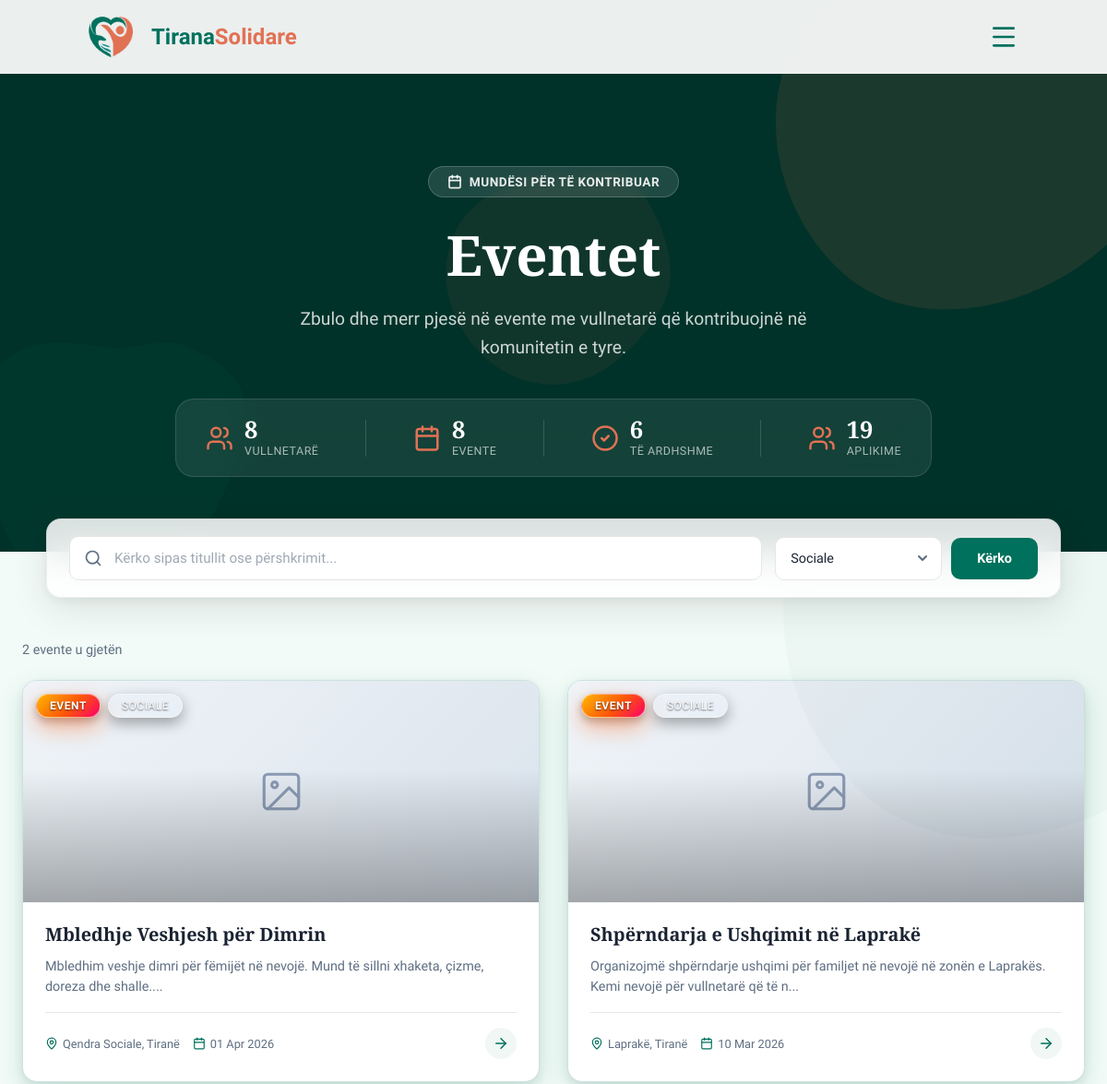
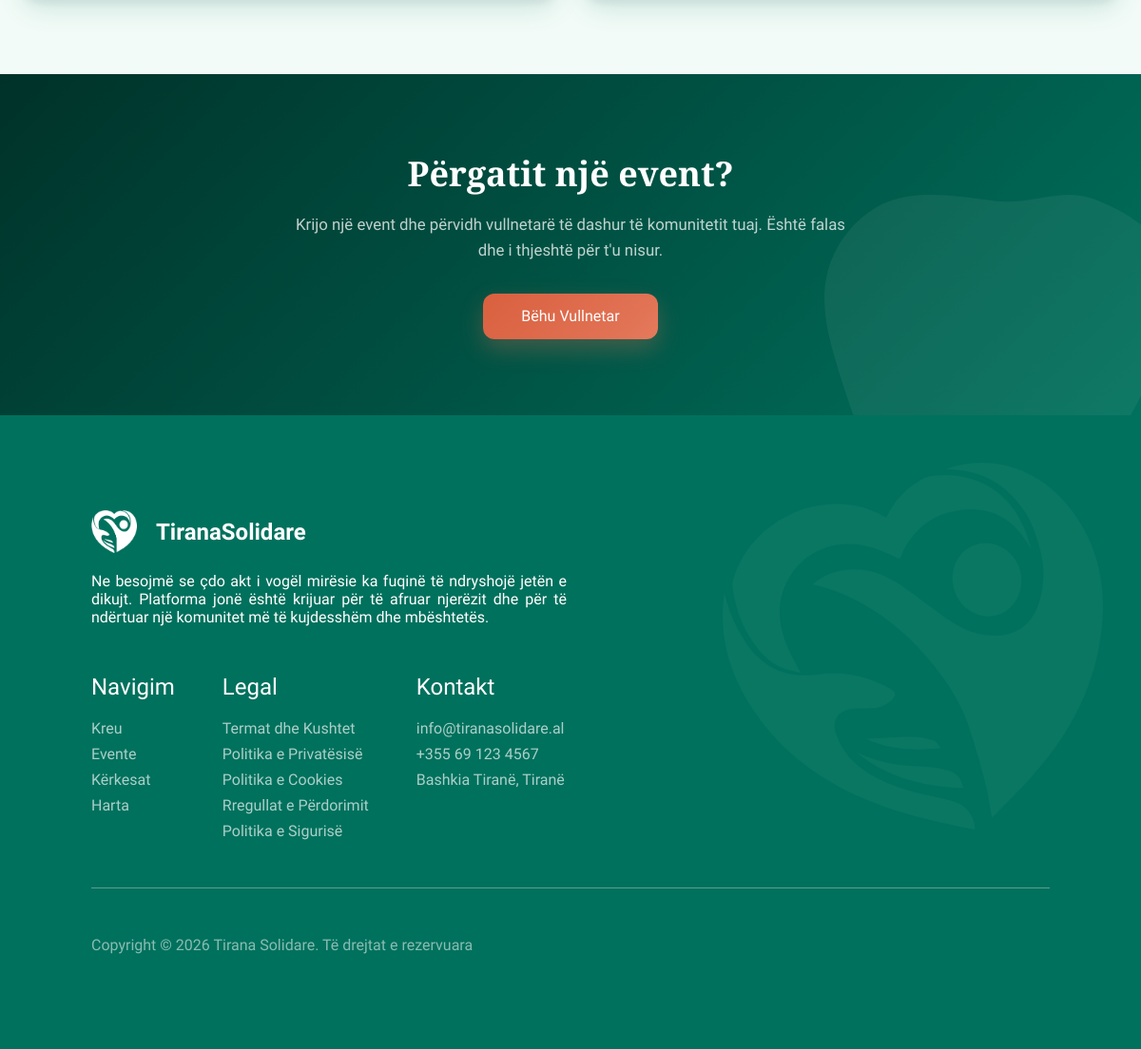
/views/events.php?category=2, run on the app's committed database (2 pictures, top to bottom).
### tables this page shows
CREATE TABLE `eventi` (
  `id_eventi` int(11) NOT NULL,
  `id_perdoruesi` int(11) DEFAULT NULL,
  `id_kategoria` int(11) DEFAULT NULL,
  `titulli` varchar(200) DEFAULT NULL,
  `pershkrimi` text DEFAULT NULL,
  `data` datetime DEFAULT NULL,
  `vendndodhja` varchar(255) DEFAULT NULL,
  `latitude` decimal(10,7) DEFAULT NULL,
  `longitude` decimal(10,7) DEFAULT NULL,
  `banner` varchar(500) DEFAULT NULL COMMENT 'URL to image storage',
  `krijuar_me` timestamp NOT NULL DEFAULT current_timestamp()
);

CREATE TABLE `kategoria` (
  `id_kategoria` int(11) NOT NULL,
  `emri` varchar(50) DEFAULT NULL
);

### views/events.php (the view, shortened to what the rows shown need)
<?php
require_once __DIR__ . '/../config/db.php';
$isLoggedIn = isset($_SESSION['user_id']);
$isAdmin = ($isLoggedIn && ($_SESSION['roli'] ?? '') === 'Admin');
$page   = max(1, (int) ($_GET['page'] ?? 1));
$limit  = 12;
$offset = ($page - 1) * $limit;
$search   = trim($_GET['search'] ?? '');
$category = (int) ($_GET['category'] ?? 0);
$where  = [];
$params = [];
if ($category > 0) {
    $where[]  = 'e.id_kategoria = ?';
    $params[] = $category;
}
$whereSQL = $where ? 'WHERE ' . implode(' AND ', $where) : '';
$sql = "SELECT e.*, k.emri AS kategoria_emri, p.emri AS krijuesi_emri
        FROM Eventi e
        LEFT JOIN Kategoria k ON k.id_kategoria = e.id_kategoria
        LEFT JOIN Perdoruesi p ON p.id_perdoruesi = e.id_perdoruesi
        $whereSQL
        ORDER BY e.data DESC
        LIMIT ? OFFSET ?";
$params[] = $limit;
$params[] = $offset;
$stmt = $pdo->prepare($sql);
$stmt->execute($params);
$events = $stmt->fetchAll(PDO::FETCH_ASSOC);
?>
<!DOCTYPE html>
<html lang="sq">
<head>
  <link rel="stylesheet" href="/TiranaSolidare/public/assets/styles/main.css">
  <link rel="stylesheet" href="/TiranaSolidare/public/assets/styles/requests.css?v=20260308W">  <link rel="stylesheet" href="https://unpkg.com/leaflet@1.9.4/dist/leaflet.css" />
  <link rel="stylesheet" href="/TiranaSolidare/assets/css/map.css"></head>
<body class="page-events">
<?php include __DIR__ . '/../public/components/header.php'; ?>
<main>
<?php if (isset($event) && $event): ?>
<!-- ═══════════════════════════════════════════════════════════
     SINGLE EVENT DETAIL
     ═══════════════════════════════════════════════════════════ -->
<section class="rq-detail-hero rq-detail-hero--request">
  <svg class="rq-blob rq-blob--hero-1" viewBox="0 0 200 200" xmlns="http://www.w3.org/2000/svg"><path fill="rgba(255,255,255,0.06)" d="M44.7,-76.4C58.8,-69.2,71.8,-58.7,79.6,-45.1C87.4,-31.5,90.1,-15.7,88.5,-0.9C86.9,13.9,81.1,27.8,72.6,39.6C64.1,51.4,52.9,61.2,40.1,68.4C27.3,75.6,13.7,80.3,-0.8,81.7C-15.3,83.1,-30.5,81.3,-43.4,74.2C-56.2,67.2,-66.7,55,-73.8,41.2C-80.8,27.3,-84.4,11.7,-83.5,-3.5C-82.6,-18.7,-77.2,-33.4,-68,-45.1C-58.8,-56.8,-45.9,-65.4,-32.3,-72.8C-18.7,-80.3,-9.3,-86.5,3.2,-91.9C15.7,-97.4,30.5,-83.6,44.7,-76.4Z" transform="translate(100 100)"/></svg>
  <svg class="rq-blob rq-blob--hero-2" viewBox="0 0 200 200" xmlns="http://www.w3.org/2000/svg"><path fill="rgba(255,255,255,0.04)" d="M39.5,-51.2C52.9,-46.3,66.8,-37.9,71.4,-25.7C76.1,-13.5,71.5,2.6,66,17.3C60.6,31.9,54.3,45.1,44,54.7C33.6,64.3,19.3,70.2,3.4,73.7C-12.6,77.2,-30.3,78.4,-42.2,70.1C-54,61.7,-60,43.8,-65.3,27.3C-70.6,10.8,-75.2,-4.2,-72.3,-18.2C-69.5,-32.1,-59.2,-45,-46.1,-50C-33.1,-55,-16.5,-52.2,-1.4,-50.2C13.7,-48.3,26.1,-56.1,39.5,-51.2Z" transform="translate(100 100)"/></svg>
  <div class="rq-grid-overlay"></div>
  <div class="rq-detail-hero__inner">
    <a href="/TiranaSolidare/views/events.php" class="rq-back-link">
      <svg xmlns="http://www.w3.org/2000/svg" width="20" height="20" viewBox="0 0 24 24" fill="none" stroke="currentColor" stroke-width="2" stroke-linecap="round" stroke-linejoin="round"><path d="m12 19-7-7 7-7"/><path d="M19 12H5"/></svg>
      Kthehu te eventet
    </a>
    <div class="rq-detail-hero__badges">
      <span class="rq-badge rq-badge--event-spotlight">
        <svg xmlns="http://www.w3.org/2000/svg" width="14" height="14" viewBox="0 0 24 24" fill="none" stroke="currentColor" stroke-width="2.5" stroke-linecap="round" stroke-linejoin="round"><rect width="18" height="18" x="3" y="4" rx="2"/><line x1="16" x2="16" y1="2" y2="6"/><line x1="8" x2="8" y1="2" y2="6"/><line x1="3" x2="21" y1="10" y2="10"/></svg>
        Event
      </span>
      <?php if (!empty($event['kategoria_emri'])): ?>
      <span class="rq-badge rq-badge--event"><?= htmlspecialchars($event['kategoria_emri']) ?></span>
      <?php endif; ?>
    </div>
    <h1><?= htmlspecialchars($event['titulli']) ?></h1>
    <div class="rq-detail-hero__meta">
      <span><svg xmlns="http://www.w3.org/2000/svg" width="18" height="18" viewBox="0 0 24 24" fill="none" stroke="currentColor" stroke-width="2" stroke-linecap="round" stroke-linejoin="round"><rect width="18" height="18" x="3" y="4" rx="2"/><line x1="16" x2="16" y1="2" y2="6"/><line x1="8" x2="8" y1="2" y2="6"/><line x1="3" x2="21" y1="10" y2="10"/></svg> <?= date('d M Y, H:i', strtotime($event['data'])) ?></span>
      <span><svg xmlns="http://www.w3.org/2000/svg" width="18" height="18" viewBox="0 0 24 24" fill="none" stroke="currentColor" stroke-width="2" stroke-linecap="round" stroke-linejoin="round"><path d="M20 10c0 4.993-5.539 10.193-7.399 11.799a1 1 0 0 1-1.202 0C9.539 20.193 4 14.993 4 10a8 8 0 0 1 16 0"/><circle cx="12" cy="10" r="3"/></svg> <?= htmlspecialchars($event['vendndodhja'] ?? 'Tiranë') ?></span>
      <span><svg xmlns="http://www.w3.org/2000/svg" width="18" height="18" viewBox="0 0 24 24" fill="none" stroke="currentColor" stroke-width="2" stroke-linecap="round" stroke-linejoin="round"><path d="M16 21v-2a4 4 0 0 0-4-4H6a4 4 0 0 0-4 4v2"/><circle cx="9" cy="7" r="4"/><path d="M22 21v-2a4 4 0 0 0-3-3.87"/><path d="M16 3.13a4 4 0 0 1 0 7.75"/></svg> <?= $event['total_aplikime'] ?> aplikime</span>
    </div>
  </div>
</section>
<section class="rq-detail-body">
  <div class="rq-detail-layout">
    <div class="rq-detail-main">
      <?php if (!empty($event['banner'])): ?>
        <div class="rq-detail-banner">
          <img src="<?= htmlspecialchars($event['banner']) ?>" alt="<?= htmlspecialchars($event['titulli']) ?>" onerror="this.style.display='none'; this.nextElementSibling.style.display='flex'">
          <div class="rq-detail-banner--placeholder" style="display:none;">
            <svg xmlns="http://www.w3.org/2000/svg" width="80" height="80" viewBox="0 0 24 24" fill="none" stroke="currentColor" stroke-width="1" stroke-linecap="round" stroke-linejoin="round"><rect x="3" y="3" width="18" height="18" rx="2" ry="2"/><circle cx="8.5" cy="8.5" r="1.5"/><path d="M21 15l-5-5L5 21"/></svg>
            <p>Nuk ka imazh të ngarkuar</p>
          </div>
        </div>
      <?php else: ?>
        <div class="rq-detail-banner rq-detail-banner--placeholder">
          <svg xmlns="http://www.w3.org/2000/svg" width="80" height="80" viewBox="0 0 24 24" fill="none" stroke="currentColor" stroke-width="1" stroke-linecap="round" stroke-linejoin="round"><rect x="3" y="3" width="18" height="18" rx="2" ry="2"/><circle cx="8.5" cy="8.5" r="1.5"/><path d="M21 15l-5-5L5 21"/></svg>
          <p>Nuk ka imazh të ngarkuar</p>
        </div>
      <?php endif; ?>
      <div class="rq-detail-text">
        <h2>Përshkrimi</h2>
        <p><?= nl2br(htmlspecialchars($event['pershkrimi'] ?? 'Nuk ka përshkrim.')) ?></p>
      </div>
    </div>
    <aside class="rq-detail-sidebar">
      <div class="rq-sidebar-card">
        <h3>Informacione</h3>
        <ul class="rq-sidebar-info">
          <li>
            <svg xmlns="http://www.w3.org/2000/svg" width="18" height="18" viewBox="0 0 24 24" fill="none" stroke="currentColor" stroke-width="2" stroke-linecap="round" stroke-linejoin="round"><path d="M19 21v-2a4 4 0 0 0-4-4H9a4 4 0 0 0-4 4v2"/><circle cx="12" cy="7" r="4"/></svg>
            <div><span>Organizuesi</span><strong><?= htmlspecialchars($event['krijuesi_emri'] ?? 'N/A') ?></strong></div>
          </li>
          <li>
            <svg xmlns="http://www.w3.org/2000/svg" width="18" height="18" viewBox="0 0 24 24" fill="none" stroke="currentColor" stroke-width="2" stroke-linecap="round" stroke-linejoin="round"><rect width="18" height="18" x="3" y="4" rx="2"/><line x1="16" x2="16" y1="2" y2="6"/><line x1="8" x2="8" y1="2" y2="6"/><line x1="3" x2="21" y1="10" y2="10"/></svg>
            <div><span>Kategoria</span><strong><?= htmlspecialchars($event['kategoria_emri'] ?? 'Pa kategori') ?></strong></div>
          </li>
          <li>
            <svg xmlns="http://www.w3.org/2000/svg" width="18" height="18" viewBox="0 0 24 24" fill="none" stroke="currentColor" stroke-width="2" stroke-linecap="round" stroke-linejoin="round"><rect width="18" height="18" x="3" y="4" rx="2"/><line x1="16" x2="16" y1="2" y2="6"/><line x1="8" x2="8" y1="2" y2="6"/><line x1="3" x2="21" y1="10" y2="10"/></svg>
            <div><span>Data & Ora</span><strong><?= date('d/m/Y — H:i', strtotime($event['data'])) ?></strong></div>
          </li>
          <li>
            <svg xmlns="http://www.w3.org/2000/svg" width="18" height="18" viewBox="0 0 24 24" fill="none" stroke="currentColor" stroke-width="2" stroke-linecap="round" stroke-linejoin="round"><path d="M20 10c0 4.993-5.539 10.193-7.399 11.799a1 1 0 0 1-1.202 0C9.539 20.193 4 14.993 4 10a8 8 0 0 1 16 0"/><circle cx="12" cy="10" r="3"/></svg>
            <div><span>Vendndodhja</span><strong><?= htmlspecialchars($event['vendndodhja'] ?? 'Tiranë') ?></strong></div>
          </li>
        </ul>
        <div class="rq-sidebar-cta">
          <?php if (!$isLoggedIn): ?>
            <a href="/TiranaSolidare/views/login.php?redirect=<?= urlencode('/TiranaSolidare/views/events.php?id=' . $event['id_eventi']) ?>" class="rq-btn-full rq-btn-login">
              <svg xmlns="http://www.w3.org/2000/svg" width="18" height="18" viewBox="0 0 24 24" fill="none" stroke="currentColor" stroke-width="2" stroke-linecap="round" stroke-linejoin="round"><path d="M15 3h4a2 2 0 0 1 2 2v14a2 2 0 0 1-2 2h-4"/><polyline points="10 17 15 12 10 7"/><line x1="15" x2="3" y1="12" y2="12"/></svg>
              Kyçu për të aplikuar
            </a>
            <p class="rq-sidebar-hint">Duhet të jeni i kyçur për të aplikuar si vullnetar.</p>
          <?php elseif ($isAdmin): ?>
            <p class="rq-sidebar-hint">Administratorët nuk mund të aplikojnë si vullnetarë.</p>
          <?php elseif ($alreadyApplied): ?>
            <span class="rq-badge rq-badge--open"><?= htmlspecialchars($existingApp['statusi']) ?></span>
            <p class="rq-sidebar-hint">Ju keni aplikuar tashmë për këtë event.</p>
          <?php elseif (strtotime($event['data']) <= time()): ?>
            <p class="rq-sidebar-hint">Ky event ka kaluar. Nuk mund të aplikoni më.</p>
          <?php else: ?>
            <button class="rq-btn-full rq-btn-login" id="apply-btn" data-event="<?= $event['id_eventi'] ?>">
              <svg xmlns="http://www.w3.org/2000/svg" width="18" height="18" viewBox="0 0 24 24" fill="none" stroke="currentColor" stroke-width="2" stroke-linecap="round" stroke-linejoin="round"><path d="M16 21v-2a4 4 0 0 0-4-4H6a4 4 0 0 0-4 4v2"/><circle cx="9" cy="7" r="4"/><line x1="19" x2="19" y1="8" y2="14"/><line x1="22" x2="16" y1="11" y2="11"/></svg>
              Apliko si Vullnetar
            </button>
          <?php endif; ?>
        </div>
      </div>
      <div class="rq-sidebar-trust">
        <div class="rq-sidebar-trust__icon">
          <svg xmlns="http://www.w3.org/2000/svg" width="24" height="24" viewBox="0 0 24 24" fill="none" stroke="currentColor" stroke-width="2" stroke-linecap="round" stroke-linejoin="round"><rect width="18" height="18" x="3" y="4" rx="2"/><line x1="16" x2="16" y1="2" y2="6"/><line x1="8" x2="8" y1="2" y2="6"/><line x1="3" x2="21" y1="10" y2="10"/></svg>
        </div>
        <p><strong>Platformë komunitare</strong></p>
        <p class="rq-sidebar-trust__sub">Zbulo mundësi të vlefshme për të kontribuar në komunitetin tuaj.</p>
      </div>
    </aside>
  </div>
</section>
<?php else: ?>
<section class="rq-hero">
  <div class="rq-hero__inner">
    <h1>Eventet</h1>
  </div>
</section>
<section class="rq-results">
  <?php if (empty($events)): ?>
    <div class="rq-empty">
      <div class="rq-empty__icon">
        <svg xmlns="http://www.w3.org/2000/svg" width="56" height="56" viewBox="0 0 24 24" fill="none" stroke="currentColor" stroke-width="1" stroke-linecap="round" stroke-linejoin="round"><circle cx="12" cy="12" r="10"/><path d="M16 16s-1.5-2-4-2-4 2-4 2"/><line x1="9" x2="9.01" y1="9" y2="9"/><line x1="15" x2="15.01" y1="9" y2="9"/></svg>
      </div>
      <h3>Nuk u gjetën evente</h3>
      <p><?= $search ? 'Asnjë rezultat për "' . htmlspecialchars($search) . '". Provo me fjalë të tjera.' : 'Nuk ka evente aktive për momentin.' ?></p>
    </div>
  <?php else: ?>
    <div class="rq-grid">
      <?php foreach ($events as $i => $ev): ?>
        <a href="/TiranaSolidare/views/events.php?id=<?= $ev['id_eventi'] ?>" class="rq-card" style="animation-delay: <?= $i * 0.05 ?>s">
          <div class="rq-card__visual">
            <?php if (!empty($ev['banner'])): ?>
              <div class="rq-card__img rq-card__img--placeholder" style="display:none;">
                <svg xmlns="http://www.w3.org/2000/svg" width="50" height="50" viewBox="0 0 24 24" fill="none" stroke="currentColor" stroke-width="1.5" stroke-linecap="round" stroke-linejoin="round"><rect x="3" y="3" width="18" height="18" rx="2" ry="2"/><circle cx="8.5" cy="8.5" r="1.5"/><path d="M21 15l-5-5L5 21"/></svg>
              </div>
            <?php endif; ?>
            <div class="rq-card__overlay">
              <span class="rq-badge rq-badge--event-spotlight">Event</span>
              <span class="rq-badge rq-badge--event\"><?= htmlspecialchars($ev['kategoria_emri'] ?? 'Kategori') ?></span>
            </div>
          </div>
          <div class="rq-card__content">
            <h3 class="rq-card__title"><?= htmlspecialchars($ev['titulli']) ?></h3>
            <p class="rq-card__desc"><?= htmlspecialchars(mb_substr($ev['pershkrimi'] ?? '', 0, 110)) ?>...</p>
            <div class="rq-card__footer">
              <div class="rq-card__meta">
                <span>
                  <?= htmlspecialchars($ev['vendndodhja'] ?? 'Tiranë') ?>
                </span>
                <span>
                  <?= date('d M Y', strtotime($ev['data'])) ?>
                </span>
              </div>
              <span class="rq-card__arrow">
                <svg xmlns="http://www.w3.org/2000/svg" width="18" height="18" viewBox="0 0 24 24" fill="none" stroke="currentColor" stroke-width="2" stroke-linecap="round" stroke-linejoin="round"><path d="M5 12h14"/><path d="m12 5 7 7-7 7"/></svg>
              </span>
            </div>
          </div>
        </a>
      <?php endforeach; ?>
    </div>
  <?php endif; ?>
</section>
<section class="rq-cta">
  <div class="rq-cta__inner">
    <h2>Përgatit një event?</h2>
  </div>
</section>
<?php endif; ?>
</main>
</body>
</html>

### data on the page
eventi: id_kategoria.emri "SOCIALE", titulli "Mbledhje Veshjesh për Dimrin", pershkrimi "Mbledhim veshje dimri për fëmijët në nevojë. Mund të sillni xhaketa, çizme, doreza dhe shalle.", vendndodhja "Qendra Sociale, Tiranë", data "01 Apr 2026"
eventi: id_kategoria.emri "SOCIALE", titulli "Shpërndarja e Ushqimit në Laprakë", pershkrimi "Organizojmë shpërndarje ushqimi për familjet në nevojë në zonën e Laprakës. Kemi nevojë për vullnetarë që të n", vendndodhja "Laprakë, Tiranë", data "10 Mar 2026"

### other printed values
$statVullnetare "8"
$statTotalEvents "8"
$statUpcoming "6"
$statApplications "19"
$total "2"
form field category "Sociale"
